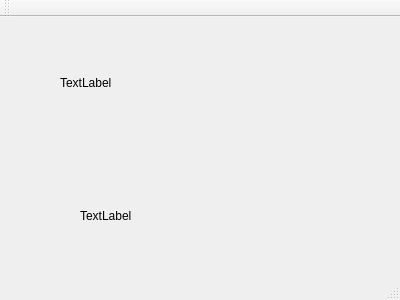
<?xml version="1.0" encoding="UTF-8"?>
<ui version="4.0">
 <class>MainWindow</class>
 <widget class="QMainWindow" name="MainWindow">
  <property name="geometry">
   <rect>
    <x>0</x>
    <y>0</y>
    <width>400</width>
    <height>300</height>
   </rect>
  </property>
  <property name="windowTitle">
   <string>MainWindow</string>
  </property>
  <widget class="QWidget" name="centralWidget">
   <widget class="QLabel" name="label">
    <property name="geometry">
     <rect>
      <x>60</x>
      <y>0</y>
      <width>291</width>
      <height>131</height>
     </rect>
    </property>
    <property name="text">
     <string>TextLabel</string>
    </property>
   </widget>
   <widget class="QLabel" name="label_2">
    <property name="geometry">
     <rect>
      <x>80</x>
      <y>190</y>
      <width>101</width>
      <height>17</height>
     </rect>
    </property>
    <property name="text">
     <string>TextLabel</string>
    </property>
   </widget>
  </widget>
  <widget class="QMenuBar" name="menuBar">
   <property name="geometry">
    <rect>
     <x>0</x>
     <y>0</y>
     <width>400</width>
     <height>25</height>
    </rect>
   </property>
  </widget>
  <widget class="QToolBar" name="mainToolBar">
   <attribute name="toolBarArea">
    <enum>TopToolBarArea</enum>
   </attribute>
   <attribute name="toolBarBreak">
    <bool>false</bool>
   </attribute>
  </widget>
  <widget class="QStatusBar" name="statusBar"/>
 </widget>
 <layoutdefault spacing="6" margin="11"/>
 <resources/>
 <connections/>
</ui>
